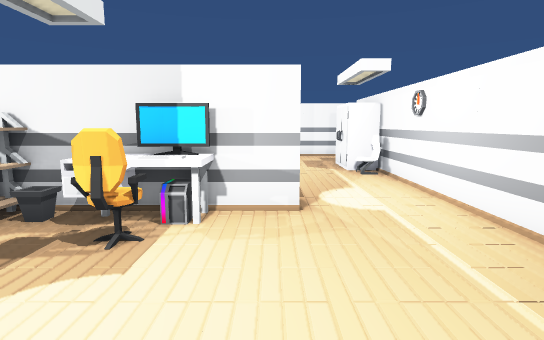
View 1 (above)

24 first-person views from a walk through a scene from a Unity 3-D project. The camera is 1.5 m above the floor, tilts 8° down and sees 80° across. Doors are open. The floor is counted in squares, 1 m on a side. Each view is taken from the middle of a square. On the plan, view 1 faces up. The plan holds only what a view shows up to about 15 squares ahead; the rest is blank. The place goes on beyond the plan. The player is left out. Some animated figures are not drawn.

View 2
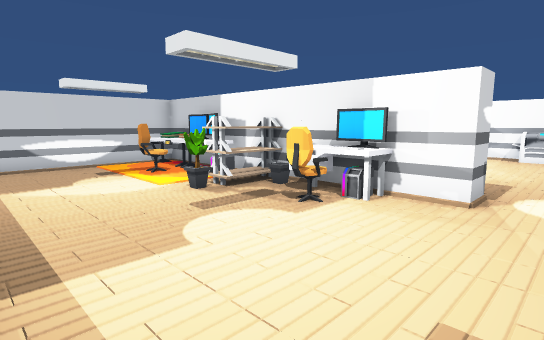

View 3
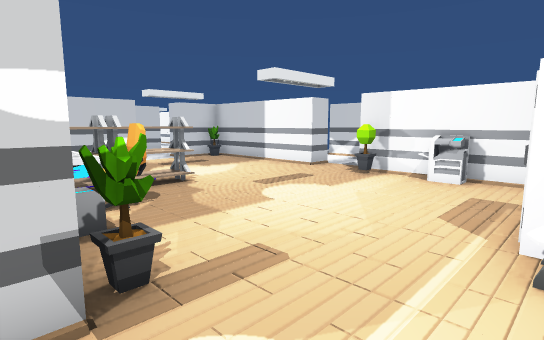

View 4
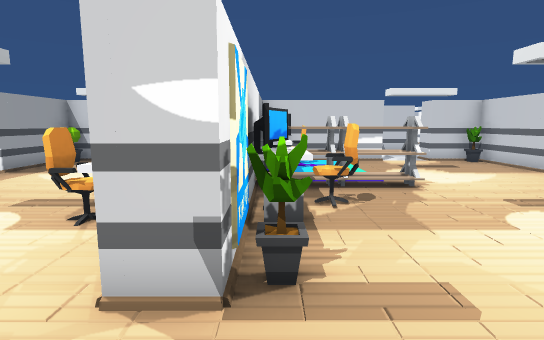

View 5
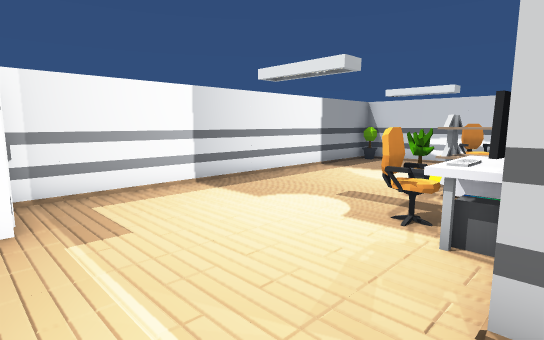

View 6
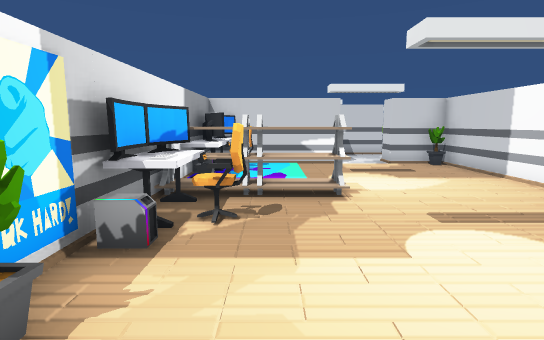

View 7
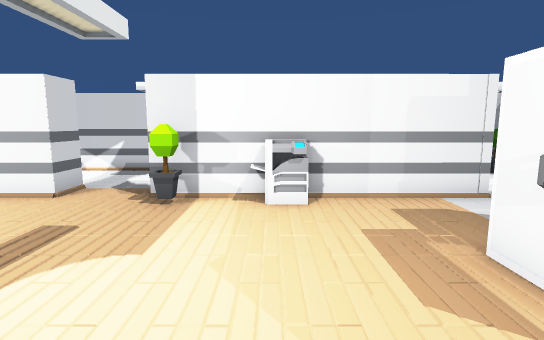

View 8
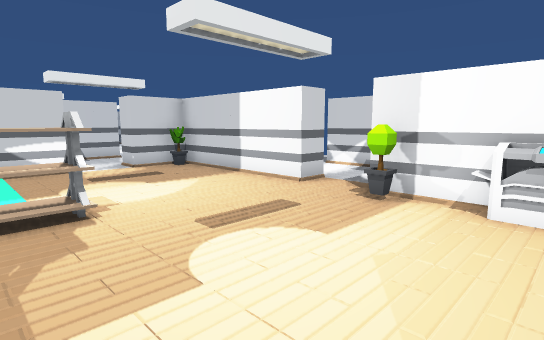

View 9
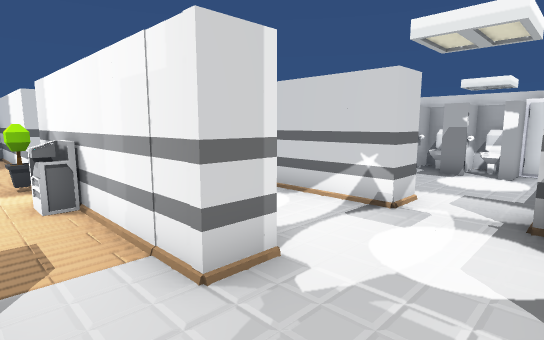

View 10
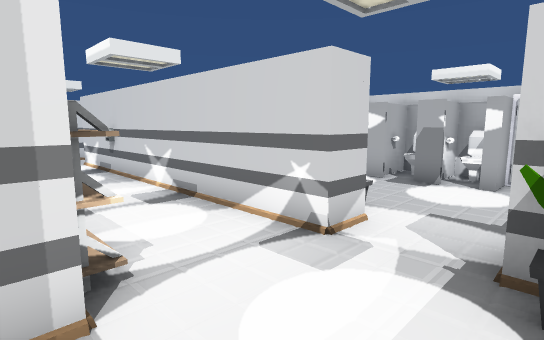

View 11
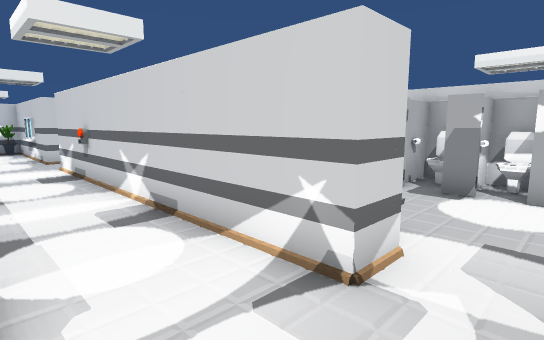

View 12
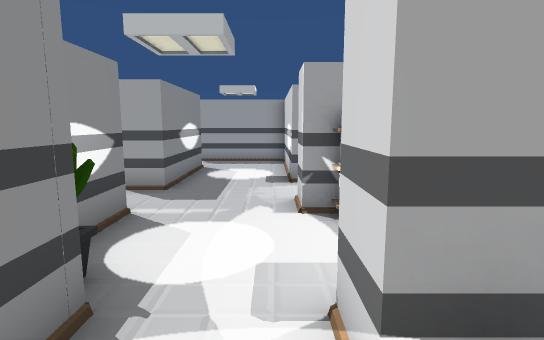

View 13
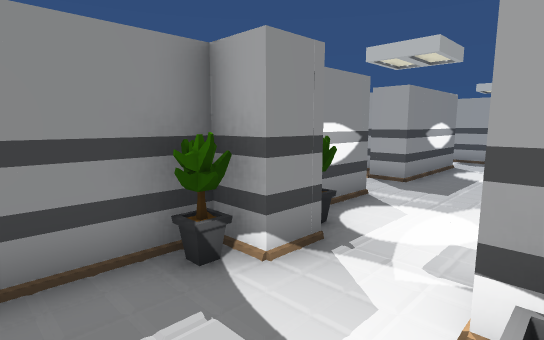

View 14
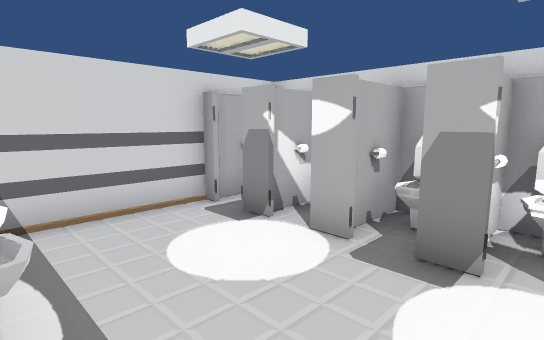

View 15
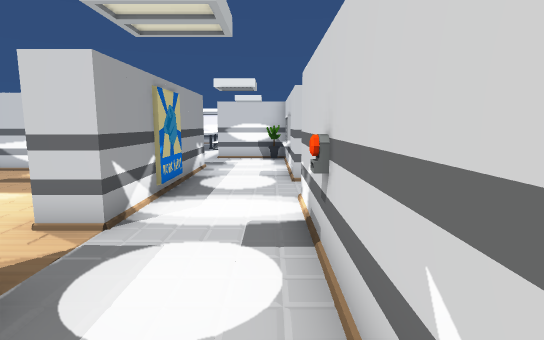

View 16
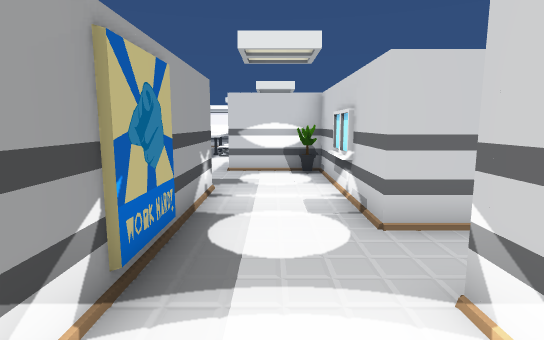

View 17
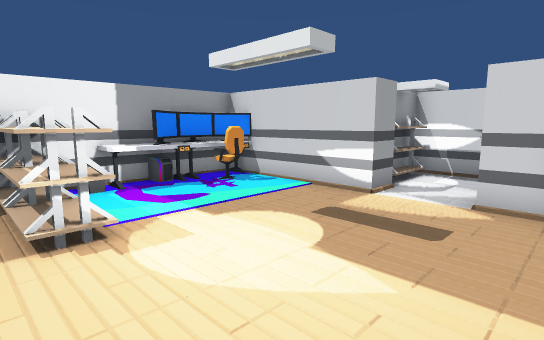

View 18
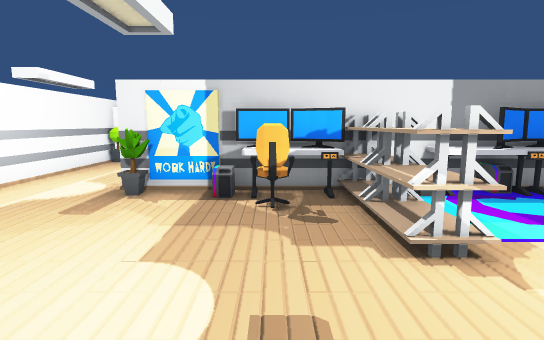

View 19
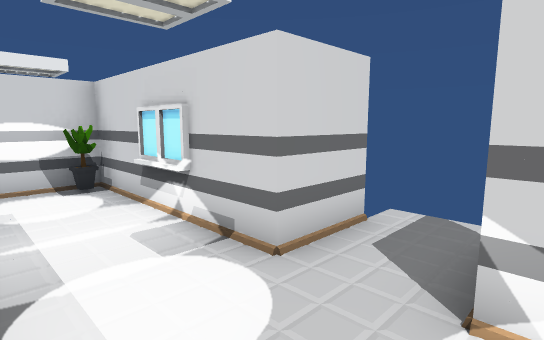

View 20
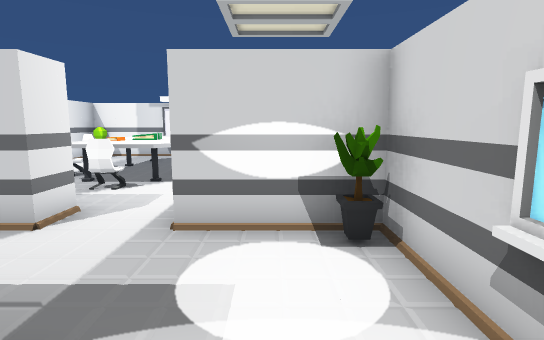

View 21
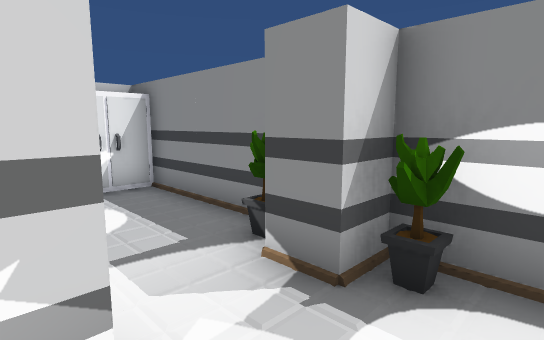

View 22
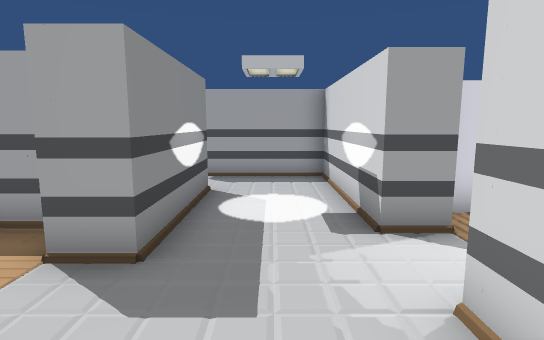

View 23
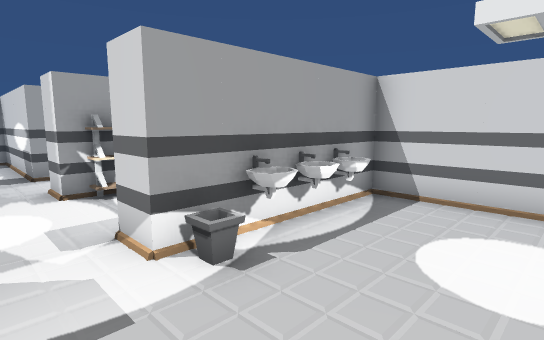

View 24
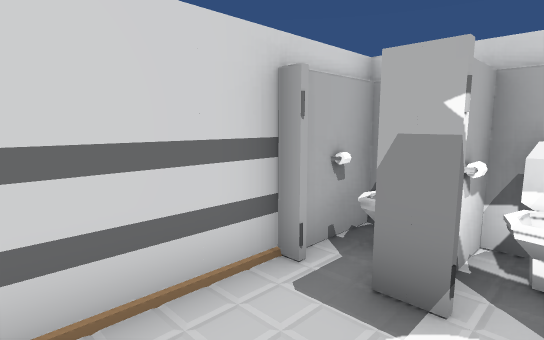

### Floor plan
Ten units are one square. View 1 is at (0, 0); x grows to the right and y downward. Boxes are objects, and circles mark ways between rooms. Rooms are numbered by the first view taken in them; rooms with no view inside come last. Other rooms are left out.
<svg viewBox="-155 -255 241 275">
<path fill="none" stroke="#000" d="M-2 -66 5 -66 5 -56 -105 -56 -105 14 24 14M-97 -66 -17 -66M-45 -156 -105 -156 -105 -136M-105 -116 -105 -65M35 -5 35 -106M45 -156 -26 -156M-67 -166 -45 -166 -45 -156M34 -166 45 -166 45 -156M-85 -216 -85 -196 -145 -196 -145 -165M45 -196 -66 -196M45 -136 45 -86 81 -86M-116 -166 -85 -166M75 -165 75 -196 65 -196M-145 -146 -145 -109M75 -105 75 -146M-142 -109 -134 -109M-104 -194 -120 -194M29 -246 21 -246M44 -246 36 -246M14 -246 6 -246M35 -206 45 -206M55 -246 51 -246M-5 -246 -5 -206 4 -206M65 -206 75 -206 75 -246"/>
<rect x="-105" y="5" width="10" height="10" fill="#bbb"><title>other object</title></rect>
<rect x="-105" y="-55" width="10" height="10" fill="#bbb"><title>other object</title></rect>
<rect x="-105" y="-75" width="10" height="10" fill="#bbb"><title>other object</title></rect>
<rect x="-105" y="-85" width="20" height="10" fill="#bbb"><title>other object</title></rect>
<rect x="-105" y="-155" width="10" height="10" fill="#bbb"><title>other object</title></rect>
<rect x="-95" y="-55" width="10" height="10" fill="#bbb"><title>other object</title></rect>
<rect x="-95" y="-75" width="10" height="10" fill="#bbb"><title>other object</title></rect>
<rect x="-85" y="-45" width="20" height="20" fill="#bbb"><title>other object</title></rect>
<rect x="-85" y="-55" width="10" height="10" fill="#bbb"><title>other object</title></rect>
<rect x="-85" y="-75" width="10" height="10" fill="#bbb"><title>other object</title></rect>
<rect x="-85" y="-85" width="20" height="20" fill="#bbb"><title>other object</title></rect>
<rect x="-75" y="-55" width="20" height="10" fill="#bbb"><title>other object</title></rect>
<rect x="-55" y="-35" width="10" height="10" fill="#bbb"><title>other object</title></rect>
<rect x="-55" y="-55" width="10" height="20" fill="#bbb"><title>other object</title></rect>
<rect x="-55" y="-85" width="10" height="20" fill="#bbb"><title>other object</title></rect>
<rect x="-55" y="-105" width="10" height="20" fill="#bbb"><title>other object</title></rect>
<rect x="-45" y="-55" width="10" height="20" fill="#bbb"><title>other object</title></rect>
<rect x="-45" y="-75" width="10" height="10" fill="#bbb"><title>other object</title></rect>
<rect x="-45" y="-85" width="10" height="10" fill="#bbb"><title>other object</title></rect>
<rect x="-35" y="-55" width="10" height="10" fill="#bbb"><title>other object</title></rect>
<rect x="-35" y="-75" width="10" height="10" fill="#bbb"><title>other object</title></rect>
<rect x="-35" y="-85" width="10" height="10" fill="#bbb"><title>other object</title></rect>
<rect x="-25" y="-45" width="10" height="10" fill="#bbb"><title>other object</title></rect>
<rect x="-25" y="-55" width="20" height="10" fill="#bbb"><title>other object</title></rect>
<rect x="-25" y="-75" width="10" height="10" fill="#bbb"><title>other object</title></rect>
<rect x="-25" y="-155" width="10" height="10" fill="#bbb"><title>other object</title></rect>
<rect x="-15" y="-75" width="10" height="10" fill="#bbb"><title>other object</title></rect>
<rect x="-5" y="-75" width="10" height="10" fill="#bbb"><title>other object</title></rect>
<rect x="-5" y="-155" width="20" height="10" fill="#bbb"><title>other object</title></rect>
<rect x="15" y="-5" width="20" height="20" fill="#bbb"><title>other object</title></rect>
<rect x="15" y="-125" width="20" height="20" fill="#bbb"><title>other object</title></rect>
<rect x="25" y="-15" width="10" height="10" fill="#bbb"><title>other object</title></rect>
<rect x="25" y="-105" width="10" height="10" fill="#bbb"><title>other object</title></rect>
<rect x="-145" y="-195" width="10" height="10" fill="#bbb"><title>other object</title></rect>
<rect x="-135" y="-115" width="10" height="10" fill="#bbb"><title>other object</title></rect>
<rect x="-75" y="-175" width="10" height="10" fill="#bbb"><title>other object</title></rect>
<rect x="-35" y="-195" width="10" height="10" fill="#bbb"><title>other object</title></rect>
<rect x="15" y="-175" width="30" height="10" fill="#bbb"><title>other object</title></rect>
<rect x="65" y="-195" width="10" height="10" fill="#bbb"><title>other object</title></rect>
<rect x="5" y="-215" width="10" height="10" fill="#bbb"><title>other object</title></rect>
<rect x="15" y="-215" width="10" height="10" fill="#bbb"><title>other object</title></rect>
<rect x="25" y="-215" width="10" height="10" fill="#bbb"><title>other object</title></rect>
<rect x="65" y="-215" width="10" height="10" fill="#bbb"><title>other object</title></rect>
<circle cx="-110" cy="-125" r="3" fill="#2a7"/>
<circle cx="-35" cy="-160" r="3" fill="#2a7"/>
<circle cx="40" cy="-145" r="3" fill="#2a7"/>
<circle cx="55" cy="-200" r="3" fill="#2a7"/>
<text x="-30" y="-70">1</text>
<text x="-30" y="-170">2</text>
<text x="30" y="-230">3</text>
</svg>
Room 1 opens to room 2. Room 2 opens to room 3.

Where each view was taken, in squares from view 1:
view 1: 0 up, 0 right, facing up
view 2: 1 down, 2 right, facing up-left
view 3: 6 up, 3 right, facing up-left
view 4: 7 up, 3 right, facing left
view 5: 6 up, 3 right, facing down-left
view 6: 9 up, 2 right, facing left
view 7: 9 up, 0 right, facing up
view 8: 9 up, 1 right, facing up-left
view 9: 14 up, 7 right, facing up-left
view 10: 16 up, 7 right, facing up-left
view 11: 17 up, 6 right, facing up-left
view 12: 22 up, 5 right, facing down
view 13: 23 up, 4 right, facing down-right
view 14: 21 up, 5 right, facing up-left
view 15: 19 up, 0 right, facing left
view 16: 18 up, 4 left, facing left
view 17: 15 up, 4 left, facing down-left
view 18: 14 up, 3 left, facing down
view 19: 17 up, 6 left, facing up-left
view 20: 18 up, 10 left, facing left
view 21: 18 up, 4 right, facing up-right
view 22: 18 up, 6 right, facing down
view 23: 24 up, 6 right, facing down-left
view 24: 22 up, 2 right, facing up-left
